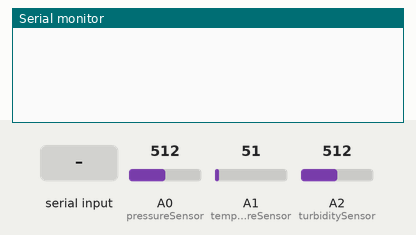
This sketch was run on a simulated Arduino Uno, built with avr-gcc and run on an emulated ATmega328P. Parts: the last lines printed to the serial monitor. The inputs (shaded band) are chosen by the test bench; at power-on: A1 (temperatureSensor) = 51, A0 (pressureSensor) = 512, A2 (turbiditySensor) = 512.

Above: at 1.2 s.
1.3 s: "s\n" received over Serial
At 2.7 s:
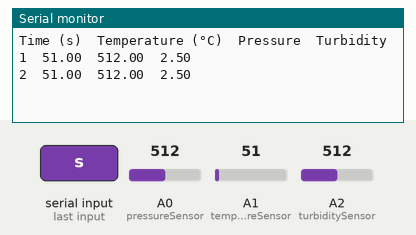
2.8 s: A1 (temperatureSensor) set to 61
At 3.9 s:
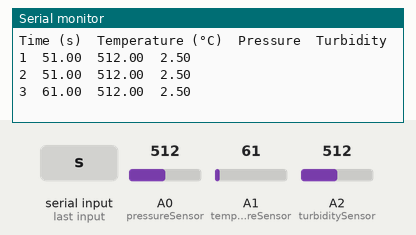
4.3 s: A0 (pressureSensor) set to 716
At 4.7 s:
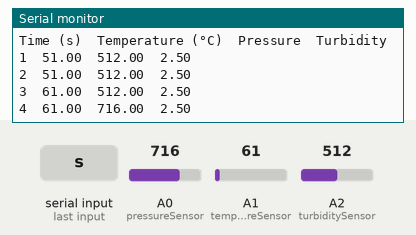
5.8 s: A2 (turbiditySensor) set to 716
At 7.1 s:
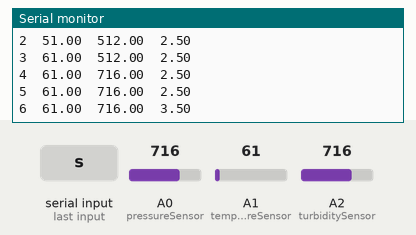
7.3 s: A1 (temperatureSensor) set to 71
At 8.1 s:
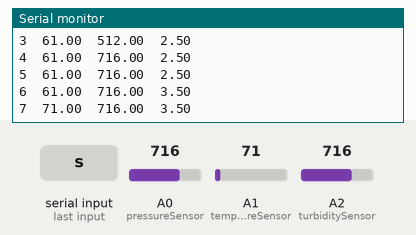
8.8 s: A0 (pressureSensor) set to 900
At 10.0 s:
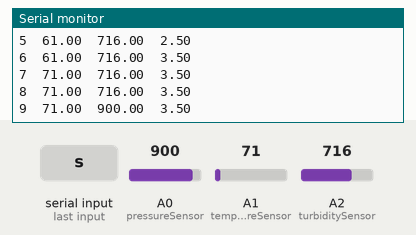
Timing chart, 0 to 11.3 s (numbered marks = the images above; inputs shaded):
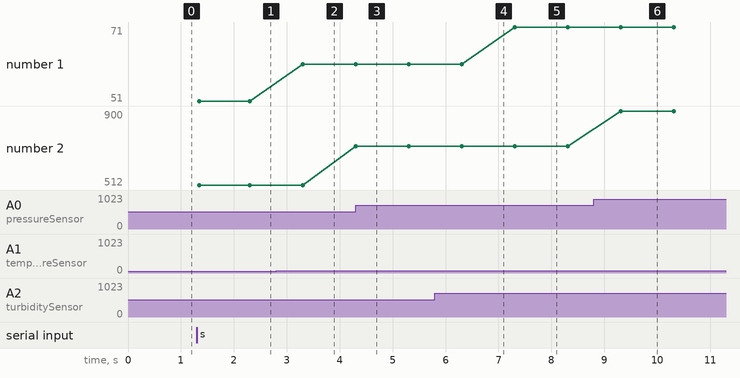

Measured:
- after the input at 1.3 s, the serial monitor: prints a new line at once (image 1)
- after the input at 2.8 s, the serial monitor: prints a new line after 0.51 s (image 2)
- after the input at 4.3 s, the serial monitor: prints a new line at once (image 3)
- after the input at 5.8 s, the serial monitor: prints a new line after 0.51 s (image 4)
- after the input at 7.3 s, the serial monitor: prints a new line at once (image 5)
- after the input at 8.8 s, the serial monitor: prints a new line after 0.52 s (image 6)
- plotted number 1: 51 → 61 after the input at 2.8 s, 61 → 71 after the input at 7.3 s
- plotted number 2: 512 → 716 after the input at 4.3 s, 716 → 900 after the input at 8.8 s

The sketch:

instrumentConfiguration.ino
```cpp
  // Declare data values and analog input pins
int dtime = 0;
float temperature = 0.00;
const int temperatureSensor = A1;
float pressure = 0.00;
const int pressureSensor = A0;
float turbidity = 0.00;
const int turbiditySensor = A2;

char userTimeInput;

void takeData(){
  Serial.println("Time (s)\tTemperature (°C)\tPressure\tTurbidity\n");
  while(true){
    dtime+=1;
    Serial.print(dtime);
    Serial.print('\t');

    //TODO: Find the temperature converstion
    //temperature = (0.4868 * analogRead(temperatureSensor)) - 49.772;
    temperature = analogRead(temperatureSensor);
    Serial.print(temperature);
    Serial.print('\t');

    pressure = analogRead(pressureSensor);
    Serial.print(pressure);
    Serial.print('\t');
    turbidity = analogRead(turbiditySensor) * (5.0/1024.0);
    Serial.print(turbidity);
    Serial.print('\n');
    delay(1000);
  }
}

void setup() {
  // put your setup code here, to run once:
  Serial.begin(9600);
}

void loop() {
    if(Serial.available()>0){
        userTimeInput = Serial.read();
        if(userTimeInput == 's'){
            takeData();
        }
    }
}
```
